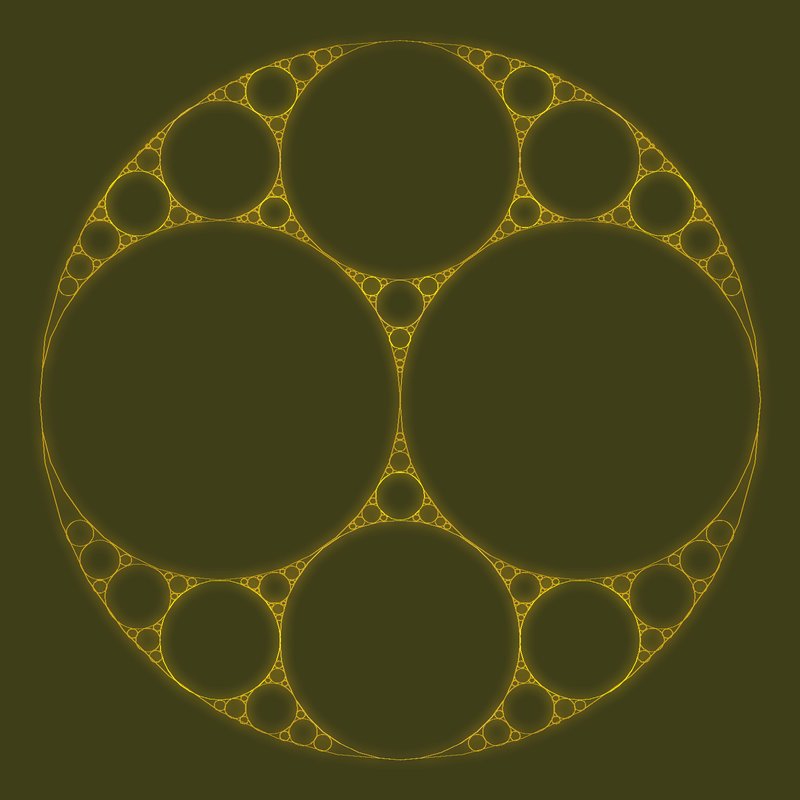
#> input picture samples/apollonian_gold.png, 800 x 800 px
$ python -i effects.py   (imports and definitions only)
#> lines starting #> are read from the running program, lines starting #| are printed output that depends on the picture
#> further down, picture is the input picture: PIL image 800x800 RGB; mean R, G, B 68.8, 66.9, 25.1
"""Post-processing effects - kaleidoscope, glow, chromatic aberration, scan lines, etc."""

import math
import random
from PIL import Image, ImageFilter, ImageChops, ImageDraw, ImageEnhance


# [39 lines left out: function apply_kaleidoscope, not called in this run]


def apply_gaussian_glow(img, radius=8, intensity=0.6):
    """Apply gaussian blur bloom effect."""
#> called with radius = 8, intensity = 0.6
    glow = img.filter(ImageFilter.GaussianBlur(radius=radius))
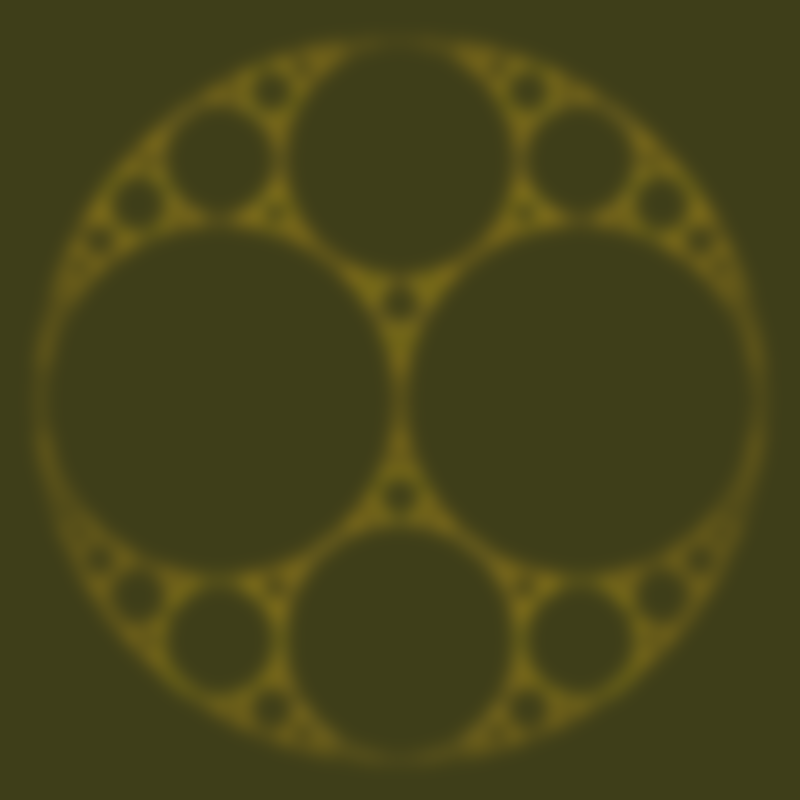
#> glow: PIL image 800x800 RGB; mean R, G, B 68.8, 66.9, 25
    enhancer = ImageEnhance.Brightness(glow)
    glow = enhancer.enhance(1.0 + intensity)
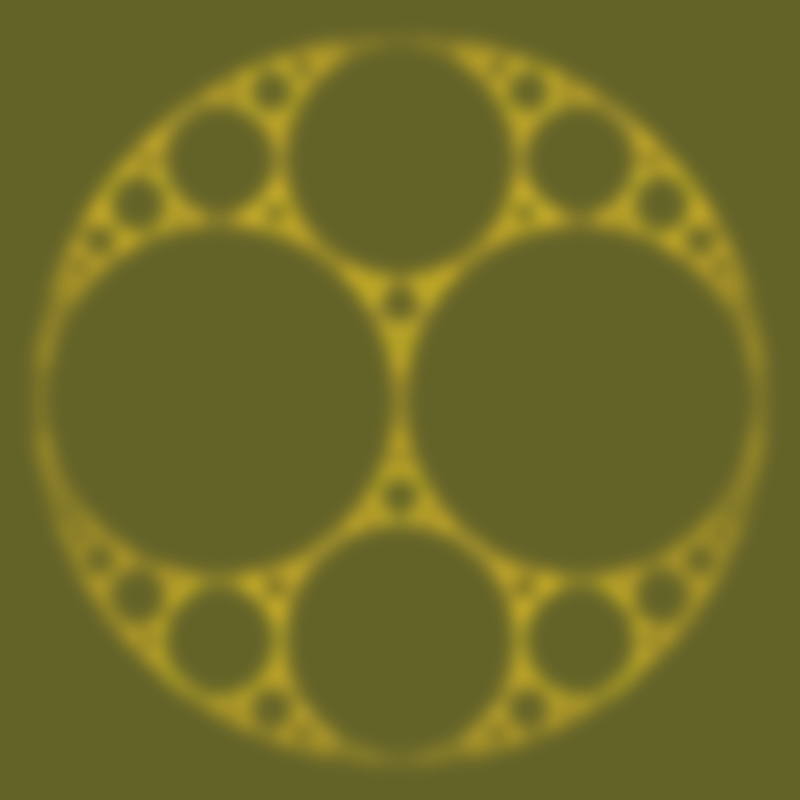
#> glow: PIL image 800x800 RGB; mean R, G, B 109.8, 106.7, 40
    return ImageChops.screen(img, glow)
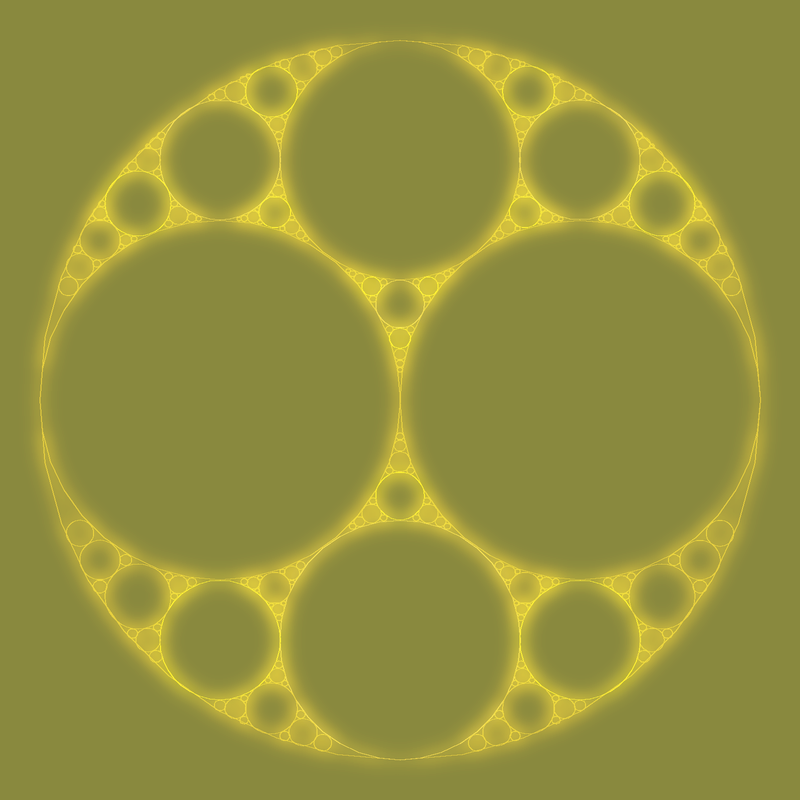
#> returned value: PIL image 800x800 RGB; mean R, G, B 148, 145.2, 62


# [118 lines left out: functions apply_vignette, apply_chromatic_aberration, apply_scan_lines, _create_scanline_mask, apply_noise_grain, apply_background_gradient, not called in this run]


def _hex_to_rgb(hex_color):
    hex_color = hex_color.lstrip("#")
    return tuple(int(hex_color[i:i+2], 16) for i in (0, 2, 4))

>>> from PIL import Image
>>> picture = Image.open('../samples/apollonian_gold.png')
>>> result = apply_gaussian_glow(picture)
